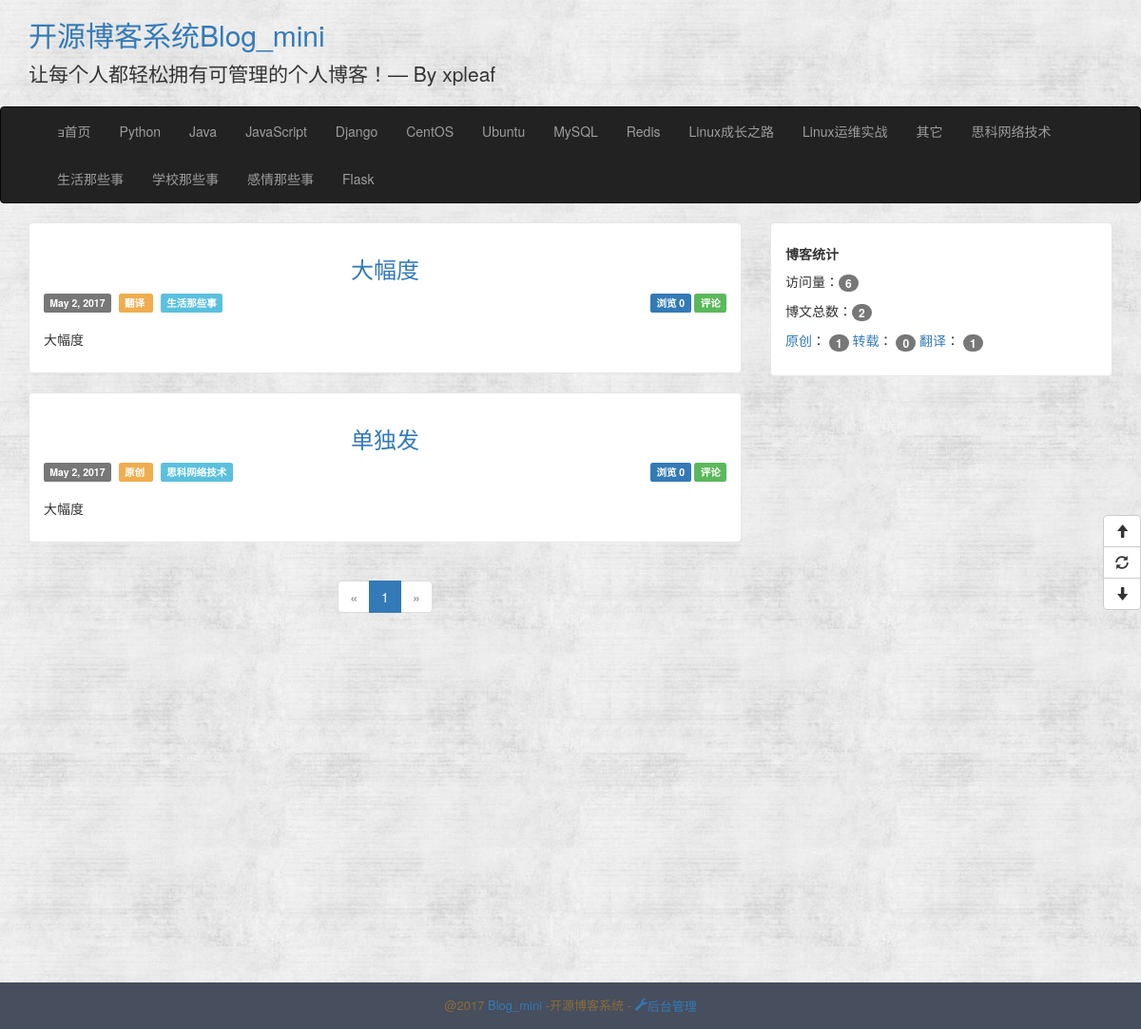
The page / on the database its author committed.
### app/modles.py (models this page shows, shortened)
class BlogInfo(db.Model):
    __tablename__ = 'blog_info'
    id = db.Column(db.Integer,primary_key=True)
    title = db.Column(db.String(64))
    signature =db.Column(db.Text)
    navbar = db.Column(db.String(64))

class ArticleType(db.Model):
    __tablename__ = 'articleTypes'
    id = db.Column(db.Integer,primary_key=True)
    name = db.Column(db.String(64),unique=True)
    introduction = db.Column(db.Text,default=None)
    articles = db.relationship('Article', backref='articleType',lazy= 'dynamic')
    menu_id = db.Column(db.Integer,db.ForeignKey('menus.id'),default=None)
    setting_id = db.Column(db.Integer,db.ForeignKey('articleTypeSettings.id'))
    @property
    def is_hide(self):
        if self.setting:
            return self.setting.hide
        else:
            return False

class Article(db.Model):
    __tablename__ ='articles'
    id = db.Column(db.Integer,primary_key=True)
    title = db.Column(db.Integer, unique=True)
    content = db.Column(db.Text)
    summary = db.Column(db.Text)
    create_time = db.Column(db.DateTime, index=True, default=datetime.utcnow)
    update_time = db.Column(db.DateTime, index=True, default=datetime.utcnow)
    num_of_view = db.Column(db.Integer, default=0)
    article_type_id = db.Column(db.Integer, db.ForeignKey('articleTypes.id'))
    source_id = db.Column(db.Integer, db.ForeignKey('sources.id'))

class Source(db.Model):
    __tablename__ ='sources'
    id= db.Column(db.Integer,primary_key=True)
    name = db.Column(db.String(64),unique=True)
    articles= db.relationship('Article', backref='source',lazy='dynamic')

class BlogView(db.Model):
    __tablename__ = 'blog_view'
    id = db.Column(db.Integer, primary_key=True)
    num_of_view = db.Column(db.BigInteger, default=0)
    @staticmethod
    def add_view(db):
        view = BlogView.query.first()
        view.num_of_view += 1
        db.session.add(view)
        db.session.commit()

### app/main/views.py (the view)
@main.route('/')
def index():
    BlogView.add_view(db)
    page = request.args.get('page',1,type=int)
    pagination = Article.query.order_by(Article.create_time.desc()).paginate(
        page, per_page=current_app.config['ARTICLES_PER_PAGE'],
        error_out=False)
    articles = pagination.items
    return render_template('index.html', articles=articles,
                           pagination=pagination, endpoint='.index')

### app/templates/index.html
{% extends 'base.html' %}
{% import '_macros.html' as macros %}
{% block content %}
    {% include '_article_entry.html' %}
      <div class="pagination">
    {% if endpoint == '.index' %}
        {{ macros.pagination_widget(pagination, endpoint) }}
    {% else %}
        {{ macros.pagination_widget(pagination, endpoint, id=id) }}
    {% endif %}
    </div>
{% endblock %}

### app/templates/base.html (shortened to what this page needs)
<!DOCTYPE html>
<html lang="en">
<head>
    {% block stylesheet %}
        <link href="{{ url_for('static', filename='css/bootstrap.css') }}" rel="stylesheet">
        <link href="{{ url_for('static', filename='css/common.css') }}" rel="stylesheet">
    {% endblock %}
</head>
<body>
<header>
    <div class='header-top'>
        <div class="container">
            <h2 class="blog-title"><a href="{{ url_for('main.index') }}">{{  BlogInfo.query.first().title}}</a></h2>
            <p class="lead signature">
                {{ BlogInfo.query.first().signature }}
            </p>
        </div>
    </div>
        <nav class="navbar navbar-{{ BlogInfo.query.first().navbar }}" role='navigation'>
            <div class="container">
                <div class="collapse navbar-collapse">
                    <ul class="nav navbar-nav">
                        <li class=""><a href="/"><span class="glyphicon-home">首页</span> </a></li>
                    {% for article_type in ArticleType.query.all() %}
                        {% if not article_type.menu %}
                            {% if not article_type.is_hide %}
                                   <li>
                                    <a href="{{ url_for('main.index') }}">
                                        {{ article_type.name }}
                                    </a>
                                </li>
                            {% endif %}
                        {% endif %}
                    {% endfor %}
                    </ul>
                        </div>
                </div>
        </nav>
</header>
{% block Content %}
    <div class="content">
        <div class="container">
            <div class="row">
                <div class="col-md-8 article">
                   {% block content %}
                    {% endblock %}
                </div>
                <div class="col-lg-4 blog_nav">
                    {% block blog_nav_plugin %}
                                <div class="entry-box">
                                    <h5><strong>博客统计</strong></h5>
                                     <p>访问量：<span class="badge">{{ BlogView.query.first().num_of_view }}</span></p>
                                        <p>
                                            博文总数：<span class="badge">{{ Article.query.count() }}</span>
                                        </p>
                                        <p>
                                            {% for source in Source.query.all() %}
                                                <a href="#">{{ source.name }}</a>：
                                                <span class="badge">{{ source.articles.count() }}</span>
                                            {% endfor %}
                                        </p>
                                </div>
                    {% endblock %}
                </div>
            </div>
        </div>
    </div>
{% endblock %}
<div class="footer">
    <p class="footer-content">@2017
    <a href="#">Blog_mini</a>
        -开源博客系统
        {% if not current_user.isauthenticated %}-<a href="{{ url_for('auth.login') }}">
            <span class="glyphicon glyphicon-wrench">后台管理</span>
        </a>
        {% endif %}
    </p>
</div>
<div class="btn-group-vertical floatButton">
    <button id="goTop" class="btn btn-default" title="去顶部" type="button">
        <span class="glyphicon glyphicon-arrow-up"></span>
    </button>
    <button id="refresh" class="btn btn-default" title="刷新" type="button">
        <span class="glyphicon glyphicon-refresh"></span>
    </button>
    <button id="goBottom" class="btn btn-default" title="去底部" type="button">
        <span class="glyphicon glyphicon-arrow-down"></span>
    </button>
</div>
</body>
</html>

### app/templates/_macros.html
{% macro pagination_widget(pagination, endpoint, fragment='') %}
    <ul class="pagination">
        <li{% if not pagination.has_prev %} class="disabled"{% endif %}>
            <a href="{% if pagination.has_prev %}{{ url_for(endpoint,
                page = pagination.page - 1, **kwargs) }}{{ fragment }}{% else %}#{% endif %}">
                &laquo;
            </a>
        </li>
        {% for p in pagination.iter_pages() %}
            {% if p %}
                {% if p == pagination.page %}
                <li class="active">
                    <a href="{{ url_for(endpoint, page = p, **kwargs) }}{{ fragment }}">{{ p }}</a>
                </li>
                {% else %}
                <li>
                    <a href="{{ url_for(endpoint, page = p, **kwargs) }}{{ fragment }}">{{ p }}</a>
                </li>
                {% endif %}
            {% else %}
            <li class="disabled"><a href="#">&hellip;</a></li>
            {% endif %}
        {% endfor %}
        <li{% if not pagination.has_next %} class="disabled"{% endif %}>
            <a href="{% if pagination.has_next %}{{ url_for(endpoint,
                page = pagination.page + 1, **kwargs) }}{{ fragment }}{% else %}#{% endif %}">
                &raquo;
            </a>
        </li>
    </ul>
{% endmacro %}

### app/templates/_article_entry.html
{% for article in articles %}
    <div id="article-entry" class="entry-box">
    {% include '_article_info.html' %}
    </div>
{% endfor %}

### app/templates/_article_info.html
<div class="article-entry-header">
    <h3 class="article-entry-title">
        <a href="#">{{ article.title }}</a>
    </h3>
</div>
<div class="article-entry-info">
    <div class="base-info">
        <span class="label label-default">{{ moment(article.create_time.date()).format('LL') }}</span>&nbsp;
        <span class="label label-warning">
            <a href="#" target="_blank" style="color: white">
                {{ article.source.name }}
            </a>
        </span>&nbsp;
        <span class="label label-info">
            <a href=" #" target="_blank" style="color: white">
                {{ article.articleType.name }}
            </a>
        </span>
    </div>
    <div class="main-info">
        <span class="label label-primary">浏览 {{ article.num_of_view }}</span>
        <span class="label label-success">评论</span>
    </div>
</div>
<div class="article-entry-sum">
    <p>{{ article.summary }}</p>
</div>

### app/static/css/common.css (style rules this page uses)
body { background: url('../images/background.jpg'); }
.blog-title a:link { text-decoration: none; }
.signature { padding-left: 0px; }
.content { min-height: 800px; }
.article-entry-sum { margin-top: 5px; }
.entry-box { background: #fff; padding: 15px; margin-bottom: 20px; border: 1px solid #e6e6e6; border-radius: 4px; }
.article-entry-header { margin: 0; padding: 0; border: 0; font: inherit; vertical-align: baseline; }
.article-entry-title { text-align: center; margin-bottom: 10px; }
.article-entry-title a { text-decoration: none; }
.article-entry-info { height: 35px; }
.article-entry-info .base-info { float: left; }
.article-entry-info .main-info { float: right; }
.footer { background: #474E5D; padding: 15px 0 5px; font-size: 13px; }
.footer-content { text-align: center; color: #8a6d3b; }
div.pagination { width: 100%; text-align: center; padding: 0px; margin: 0px; }
.footer-content a { text-decoration: none; }
.floatButton { position: fixed; top: 50%; right: 0; z-index: 9999999; }

### rows shown on the page
BlogInfo: query.first "开源博客系统Blog_mini", query.first "让每个人都轻松拥有可管理的个人博客！— By xpleaf"
ArticleType: name "Python"
ArticleType: name "Java"
ArticleType: name "JavaScript"
ArticleType: name "Django"
ArticleType: name "CentOS"
ArticleType: name "Ubuntu"
ArticleType: name "MySQL"
ArticleType: name "Redis"
ArticleType: name "Linux成长之路"
ArticleType: name "Linux运维实战"
ArticleType: name "其它"
ArticleType: name "思科网络技术"
ArticleType: name "生活那些事"
ArticleType: name "学校那些事"
ArticleType: name "感情那些事"
ArticleType: name "Flask"
Article: title "大幅度", create_time "May 2, 2017", source.name "翻译", articleType.name "生活那些事", num_of_view "0", summary "大幅度"
Article: title "单独发", create_time "May 2, 2017", source.name "原创", articleType.name "思科网络技术", num_of_view "0", summary "大幅度"
BlogView: query.first "6"
Source: name "原创", articles.count "1"
Source: name "转载", articles.count "0"
Source: name "翻译", articles.count "1"

### other values the page prints
{{ p }} "1"
{{ Article.query.count() }} "2"
